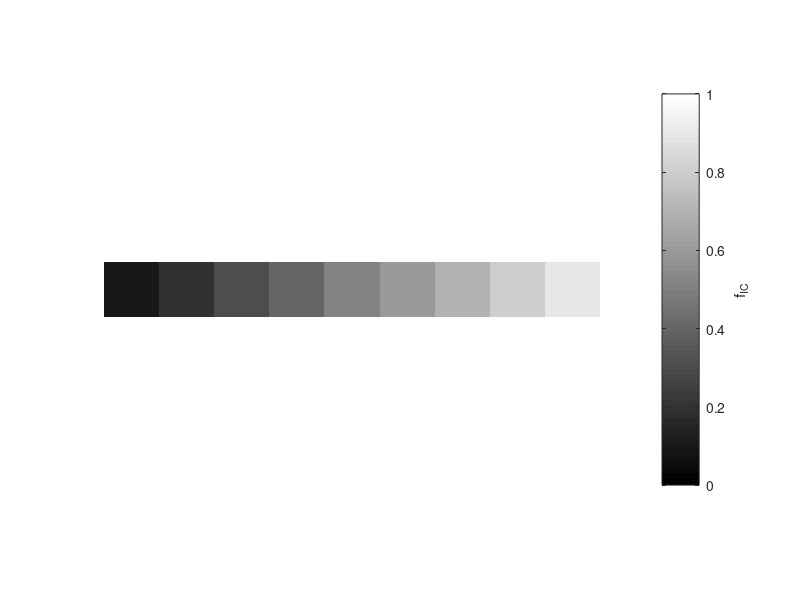

This figure's MATLAB source: (Note: this script raises an error after producing the figure.)
% Matlab script to make simulated image with different T2 and sigma0 values

schemesfolder = char("C:\Users\adam\OneDrive - University College London\UCL PhD\PhD Year 1\Projects\Noise Statistics Project\Code\Noise-Statistics-Project\VERDICT Simulations\Schemes");
modelsfolder = char("C:\Users\adam\OneDrive - University College London\UCL PhD\PhD Year 1\Projects\Noise Statistics Project\Code\Noise-Statistics-Project\VERDICT Simulations\MLP Models");
pythonfolder = char("C:\Users\adam\OneDrive - University College London\UCL PhD\PhD Year 1\Projects\Short VERDICT Project\Code\Short-VERDICT-Project\Model Fitting\MLP\Python");

% sigma0
sigma0 = 0.02;

% % T2 values
% T2min = 50;
% T2max = 100;

T2s = [40];%40, 60, 80, 100]%,60,80];%linspace(T2min, T2max, NT2);
NT2 = length(T2s);

% fIC
fICmin = 0.1;
fICmax = 0.9;
NfIC = 9;
fICs = linspace(fICmin, fICmax, NfIC);

% Radii 
Rmin = 6;
Rmax = 9;

%% Make image

% grid size
ngrid = 30;

% T2 grid
T2grid = zeros(NT2*ngrid, NfIC*ngrid);

for T2indx = 1:NT2
    for gridindx = 1:ngrid
        gridindx
        T2grid( (T2indx-1)*ngrid + gridindx, :) = T2s(T2indx);
    end
end

% fIC grid
fICgrid = zeros(NT2*ngrid, NfIC*ngrid);

for fICindx = 1:NfIC
    for gridindx = 1:ngrid
        fICgrid( :, (fICindx-1)*ngrid + gridindx) = fICs(fICindx);
    end
end

% Display simulated fICs
fig = figure;
imshow(fICgrid, [0,1], 'InitialMagnification', 100);
c = colorbar;
ylabel(c, 'f_{IC}')
h = gca;
h.Visible = 'On';
yticks([round(ngrid/2) + ngrid*(0:NT2-1) ])
yticklabels(T2s)
ylabel('T2 (ms)')
xticks([round(ngrid/2) + ngrid*(0:NfIC-1) ])
xticklabels(fICs)
xlabel('f_{IC}')
title('Simulated fIC')
saveas(fig, "C:\Users\adam\OneDrive - University College London\UCL PhD\PhD Year 1\Projects\Noise Statistics Project\Code\Noise-Statistics-Project\VERDICT Simulations\Figures\simfIC.fig")

% Radii (randomise)
Rgrid = Rmin + rand(NT2*ngrid, NfIC*ngrid)*(Rmin - Rmax);



%% Simulate VERDICT signals over image

modeltype = 'Original VERDICT';
schemename = 'Original ex903000';
Rs = linspace(0.1, 15.1, 17);
fRs = normpdf(Rs, 7, 1);
fRs = (1/sum(fRs))*fRs;

load([schemesfolder '/' schemename '.mat'])
nscheme = length(scheme);

% Signals 
Signals = zeros(NT2*ngrid, NfIC*ngrid, nscheme);

% Simulate signals
for jndx = 1:size(T2grid,1)
    jndx
    for indx = 1:size(fICgrid, 2)
        
        T2 = T2grid(jndx, indx);
        fIC = fICgrid(jndx, indx);
        fEES = 1-fIC;
        R = Rgrid(jndx, indx);

        signals = simulateSignalsOverScheme( ...
            scheme, ...
            modeltype,...
            fIC = fIC,...
            fEES=fEES,...
            muR = R,...
            fRs = fRs,...
            Rs = Rs,...
            sigma0 = sigma0,...
            T2 = T2,...
            noisetype = 'Ratio');

        Signals(jndx,indx,:)=signals;



    end
end


%% Fitting

noisetypes = {'Ratio', 'Rice'};
sigma0rice = 0.020;

BiasResults = zeros(length(noisetypes), length(T2s), length(fICs));
VarianceResults = zeros(length(noisetypes),length(T2s), length(fICs));

bigfICs = repmat( zeros(size(fICgrid)) , 2*NT2 + 1, 1);
bigfICs(1:NT2*ngrid, :) = fICgrid;


for nindx = 1:length(noisetypes)

    noisetype = noisetypes{nindx};
    
    switch noisetype
        case 'Ratio'
        % Possible T2 and sigma0 values for Ratio
        possibleT2s = T2s;
        possiblesigma0s = [sigma0];
    
        case 'Rice'
        % Possible T2 and sigma0 values for Rice
        possibleT2s = [10000];
        possiblesigma0s = [sigma0rice];
    end


    % Do the fitting ting!
    [fIC, fEES, fVASC, R, rmse] = ns_verdict_MLP_fit( ...
        schemename, ...
        modeltype, ...
        Signals, ...
        noisetype=noisetype,...
        sigma0train = sigma0, ...
        T2train  = T2grid, ...
        possibleT2s=possibleT2s,...
        possiblesigma0s=possiblesigma0s,...
        schemesfolder=schemesfolder,...
        modelsfolder = modelsfolder,...
        pythonfolder = pythonfolder...
        );

    bigfICs(nindx*(NT2*ngrid)+1:(nindx+1)*(NT2*ngrid),: ) = fIC; 


    % Display
    fig = figure;
    imshow(fIC, [0 1], 'InitialMagnification', 100);
    c = colorbar;
    ylabel(c, 'f_{IC}')
    h = gca;
    h.Visible = 'On';
    yticks([round(ngrid/2) + ngrid*(0:NT2-1) ])
    yticklabels(T2s)
    ylabel('T2 (ms)')
    xticks([round(ngrid/2) + ngrid*(0:NfIC-1) ])
    xticklabels(fICs)
    xlabel('f_{IC}')

    if strcmp(noisetype, 'Rice')
        title(['Simulation: \sigma_0 = ' num2str(sigma0) '; Fitting: Rice \sigma_0 = ' num2str(sigma0)])
        saveas(fig, ['C:\Users\adam\OneDrive - University College London\UCL PhD\PhD Year 1\Projects\Noise Statistics Project\Code\Noise-Statistics-Project\VERDICT Simulations\Figures\fIC ' noisetype ' (Rice sigma0 ' num2str(sigma0rice) ') sigma0 ' num2str(sigma0) '.fig'])
    else
        title(['Simulation: \sigma_0 = ' num2str(sigma0) '; Fitting: ' char(noisetypes(nindx)) ' \sigma_0 = ' num2str(sigma0)])
        saveas(fig, ['C:\Users\adam\OneDrive - University College London\UCL PhD\PhD Year 1\Projects\Noise Statistics Project\Code\Noise-Statistics-Project\VERDICT Simulations\Figures\fIC ' noisetype ' sigma0 ' num2str(sigma0) '.fig'])
   
    end


    % Bias and variance as function of fIC
    for T2indx = 1:length(T2s)
        T2val = T2s(T2indx);
        for fICindx = 1:length(fICs)
            fICval = fICs(fICindx);
            mask = and(fICgrid == fICval, T2grid == T2val);
            fICvals = fIC.*mask;
            fICvals = fICvals(fICvals~=0);
            fICvals = fICvals(:);
            bias = mean(fICvals-fICval);
            BiasResults(nindx, T2indx, fICindx) = bias;
            variance = var(fICvals);
            VarianceResults(nindx, T2indx, fICindx) = variance;
        end
    end
end


% %% Save Bias and variance results
% ResultsFolder = char("C:\Users\adam\OneDrive - University College London\UCL PhD\PhD Year 1\Projects\VERDICT Screening\Code\VERDICT-Screening\Noise Statistics\MLP\VERDICT Simulations\MATLAB\Results");
% 
% ResultsMeta = struct();
% ResultsMeta.noisetypes = noisetypes;
% ResultsMeta.T2s = T2s;
% ResultsMeta.fICs = fICs;
% 
% save([ResultsFolder '/Meta_sigma_' num2str(sigma0) '.mat' ], "ResultsMeta");
% save([ResultsFolder '/Bias_sigma_' num2str(sigma0) '.mat' ], "BiasResults");
% save([ResultsFolder '/Variance_sigma_' num2str(sigma0) '.mat' ], "VarianceResults");


%% Display big fIC grid (for single T2 value only!)

fig = figure;
imshow(bigfICs, [0 1], 'InitialMagnification', 50);
c = colorbar;
ylabel(c, 'f_{IC}')
h = gca;
h.Visible = 'On';
yticks([round(ngrid/2) + ngrid*(0:3*NT2-1) ])
yticklabels(["Simulated", "Ratio", "Rice"])
xticks([])


%% Display bias and variance results

noisemarkers = {'-*','-o', '-p'};
T2colors = {"#0072BD", 	"#77AC30", "#D95319", "#4DBEEE"};

% Bias figure
fig = figure;
title('Bias')
for nindx = 1:length(noisetypes)
    for T2indx = 1:length(T2s)
        plot(fICs, squeeze(BiasResults(nindx,T2indx,:)), noisemarkers{nindx}, color = T2colors{T2indx}, DisplayName=['T2: ' num2str(T2s(T2indx)) ', ' noisetypes{nindx}])
        hold on
    end
end
xlim([0 1])
ylim([-0.05, 0.2])
xlabel('f_{IC}')
ylabel('Bias')
title(['\sigma_0 = ' num2str(sigma0)])
legend
% saveas(fig, ['C:\Users\adam\OneDrive - University College London\UCL PhD\PhD Year 1\Projects\VERDICT Screening\Code\VERDICT-Screening\Noise Statistics\MLP\VERDICT Simulations\Figures\bias (Rice sigma0 ' num2str(sigma0rice) ') sigma0 ' num2str(sigma0) '.fig'])

% Variance figure
fig = figure;
for nindx = 1:length(noisetypes)
    for T2indx = 1:length(T2s)
        plot(fICs, squeeze(VarianceResults(nindx,T2indx,:)), noisemarkers{nindx}, color = T2colors{T2indx}, DisplayName=['T2: ' num2str(T2s(T2indx)) ', ' noisetypes{nindx}])
        hold on
    end
end
xlim([0 1])
ylim([0 0.03])
xlabel('f_{IC}')
ylabel('Variance')
title(['\sigma_0 = ' num2str(sigma0)])
legend
% saveas(fig, ['C:\Users\adam\OneDrive - University College London\UCL PhD\PhD Year 1\Projects\VERDICT Screening\Code\VERDICT-Screening\Noise Statistics\MLP\VERDICT Simulations\Figures\variance (Rice sigma0 ' num2str(sigma0rice) ') sigma0 ' num2str(sigma0) '.fig'])
